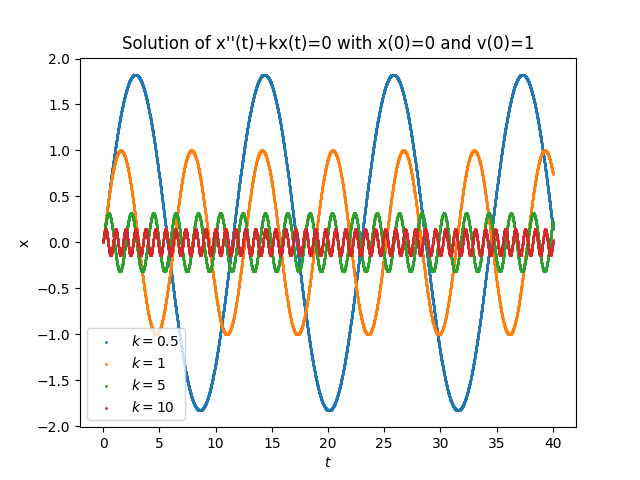

This figure's Python source:
import numpy as np
import matplotlib.pyplot as plt

#El intervalo en el que la ecuacion x'' + k*x=0  se va a resolver es [a, b].

a = 0.0
b = 40.0
t0 = 0.0

#x0 y v0 son las condiciones de Cauchy en el instante t0.

def solve(x0, v0, k, dt):
	n = 1
	T = [t0]
	X = [x0]
	V = [v0]
	while (T[len(T) - 1] < b):
		V.append(V[n - 1] - k*X[n - 1]*dt)
		X.append(X[n - 1] + V[n]*dt)
		T.append(T[n - 1] + dt)
		n = n + 1
	return T, X

T1, X1 = solve(0, 1, 1, 0.01)
k1 = 1.0
T2, X2 = solve(0, 1, 50, 0.01)
k2 = 10.0
T3, X3 = solve(0, 1, 0.3, 0.01)
k3 = 0.5
T4, X4 = solve(0, 1, 10, 0.01)
k4 = 5.0

T1 = np.array(T1)
T2 = np.array(T2)
T3 = np.array(T3)
T4 = np.array(T4)

plt.figure()
plt.title("Solution of x''(t)+kx(t)=0 with x(0)=0 and v(0)=1")
plt.scatter(T3, X3, s = 1, label = r"$k=0.5$")
plt.scatter(T1, X1, s = 1, label = r"$k=1$")
plt.scatter(T4, X4, s = 1, label = r"$k=5$")
plt.scatter(T2, X2, s = 1, label = r"$k=10$")
plt.xlabel('$t$')
plt.ylabel("x")
plt.legend(fontsize = 10)
plt.savefig("tarea1.png")

#Observaciones: decidi graficar contra tiempo ya que facilita la interpretacion en terminos de cantidades fisicas. Jugar con el valor de k nos muestra que a medida que este aumenta tambien lo hace la frecuencia y disminuye la amplitud. Para entender esto, notemos que la ecuacion que queremos resolver es la de una masa de 1kg bajo la accion de un resorte de rigidez k. En efecto, cuando la rigidez aumenta se espera que la frecuencia de oscilacion aumente y la amplitud disminuya ya que es mas dificil deformar el resorte. Por otra parte, es importante notar que la solucion numerica entrega el comportamiento armonico esperado de la solucion analitica.
